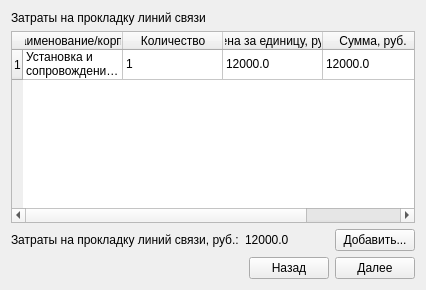
      <widget class="QWidget" name="tab_22">
       <attribute name="title">
        <string>Аналог4</string>
       </attribute>
       <layout class="QVBoxLayout" name="verticalLayout_21">
        <item>
         <widget class="QLabel" name="label_195">
          <property name="text">
           <string>Затраты на прокладку линий связи</string>
          </property>
         </widget>
        </item>
        <item>
         <widget class="QTableWidget" name="tableWidget_15">
          <row>
           <property name="text">
            <string>1</string>
           </property>
          </row>
          <column>
           <property name="text">
            <string>Наименование/корпус</string>
           </property>
          </column>
          <column>
           <property name="text">
            <string>Количество</string>
           </property>
          </column>
          <column>
           <property name="text">
            <string>Цена за единицу, руб.</string>
           </property>
          </column>
          <column>
           <property name="text">
            <string>Сумма, руб.</string>
           </property>
          </column>
          <item row="0" column="0">
           <property name="text">
            <string>Установка и сопровождение продукта</string>
           </property>
          </item>
          <item row="0" column="1">
           <property name="text">
            <string>1</string>
           </property>
          </item>
          <item row="0" column="2">
           <property name="text">
            <string>12000.0</string>
           </property>
          </item>
          <item row="0" column="3">
           <property name="text">
            <string>12000.0</string>
           </property>
          </item>
         </widget>
        </item>
        <item>
         <layout class="QHBoxLayout" name="horizontalLayout_44">
          <item>
           <widget class="QLabel" name="label_46">
            <property name="text">
             <string>Затраты на прокладку линий связи, руб.:</string>
            </property>
           </widget>
          </item>
          <item>
           <widget class="QLabel" name="label_47">
            <property name="text">
             <string>12000.0</string>
            </property>
           </widget>
          </item>
          <item>
           <spacer name="horizontalSpacer_40">
            <property name="orientation">
             <enum>Qt::Horizontal</enum>
            </property>
            <property name="sizeHint" stdset="0">
             <size>
              <width>40</width>
              <height>20</height>
             </size>
            </property>
           </spacer>
          </item>
          <item>
           <widget class="QPushButton" name="pushButton_59">
            <property name="text">
             <string>Добавить...</string>
            </property>
           </widget>
          </item>
         </layout>
        </item>
        <item>
         <layout class="QHBoxLayout" name="horizontalLayout_43">
          <item>
           <spacer name="horizontalSpacer_39">
            <property name="orientation">
             <enum>Qt::Horizontal</enum>
            </property>
            <property name="sizeHint" stdset="0">
             <size>
              <width>40</width>
              <height>20</height>
             </size>
            </property>
           </spacer>
          </item>
          <item>
           <widget class="QPushButton" name="pushButton_57">
            <property name="text">
             <string>Назад</string>
            </property>
           </widget>
          </item>
          <item>
           <widget class="QPushButton" name="pushButton_58">
            <property name="text">
             <string>Далее</string>
            </property>
           </widget>
          </item>
         </layout>
        </item>
       </layout>
      </widget>
